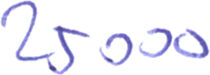
#> input picture data/cvl.str/25000-0001-08.png, 210 x 75 px
$ python -i utils.py   (imports and definitions only)
#> lines starting #> are read from the running program, lines starting #| are printed output that depends on the picture; after the words box and inside, x2 and y2 are one past the last pixel; in counts of white or black regions, pixels touching at a corner belong together
#> further down, picture is the input picture: shape (75, 210, 3); mean B, G, R 248.9, 238.9, 239.2
# ---Libraries---
# Standard library
import math

# Third-party libraries
import cv2
import numpy as np

from scipy import stats
from skimage import transform as tf
from sklearn.preprocessing import normalize


# Private libraries

# Return the image after Gaussian filtering and Otsu's thresholding
# [52 lines left out: functions image_binarization, image_histogram, histogram_entropy, angle_matrix_average, hist_image_by_angle, rotate_image_by_angle, not called in this run]


def get_angle(x1, y1, x2, y2):
    if x2 == x1: return 90
    return np.rad2deg(math.atan((y2 - y1) / float(x2 - x1)))


# Distance function
# [4 lines left out: function distance, not called in this run]


# Simple function for indicating on line grater then length
# return true if the line is greater from length
def line_length_is_grater_then(length, line):
    [x1, y1, x2, y2] = line
    return distance(x1, y1, x2, y2) > length


# 2D gaussian mask - should give the same result as MATLAB's
# fspecial('gaussian',[shape],[sigma])
# [9 lines left out: function matlab_style_gauss2D, not called in this run]


def normalize(image):
    binary = np.array(image, dtype=np.int8)

    binary[image == 0] = 1
    binary[image == 255] = -1

    return binary


def sanitize(img, do_normalize=True):
#> called with do_normalize = True
    image = np.array(img, dtype=np.uint8)
    gray = cv2.cvtColor(image, cv2.COLOR_BGR2GRAY)
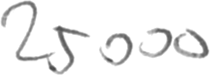
#> gray: shape (75, 210); min 74, max 255, mean 240.1
    ret3, sanitize_img = cv2.threshold(gray, 150, 255, cv2.THRESH_BINARY + cv2.THRESH_OTSU)
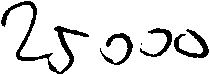
#> sanitize_img: shape (75, 210); 88.1% white; 5 black regions (1 under 20 px), largest, box (x1, y1, x2, y2) and area: (1, 1, 89, 74) 930, (174, 29, 209, 58) 363, (100, 33, 133, 65) 315, (140, 28, 172, 57) 258
#> ret3 = 198

    if do_normalize:
        sanitize_img = normalize(sanitize_img)

    return sanitize_img


# Tests
# ----------
# - Is matlab_style_gauss2D is close to matlab output
#
# result = matlab_style_gauss2D((6, 6), 0.5)
#
# expected = [[9.1013e-12, 2.7131e-08, 1.4813e-06, 1.4813e-06, 2.7131e-08, 9.1013e-12],
#             [2.7131e-08, 8.0875e-05, 4.4156e-03, 4.4156e-03, 8.0875e-05, 2.7131e-08],
#             [1.4813e-06, 4.4156e-03, 2.4108e-01, 2.4108e-01, 4.4156e-03, 1.4813e-06],
#             [1.4813e-06, 4.4156e-03, 2.4108e-01, 2.4108e-01, 4.4156e-03, 1.4813e-06],
#             [2.7131e-08, 8.0875e-05, 4.4156e-03, 4.4156e-03, 8.0875e-05, 2.7131e-08],
#             [9.1013e-12, 2.7131e-08, 1.4813e-06, 1.4813e-06, 2.7131e-08, 9.1013e-12]]
#
#
# print np.alltrue(np.isclose(result,expected,rtol=1e-04))

#

>>> import cv2
>>> picture = cv2.imread('../data/cvl.str/25000-0001-08.png')
>>> result = sanitize(picture)
